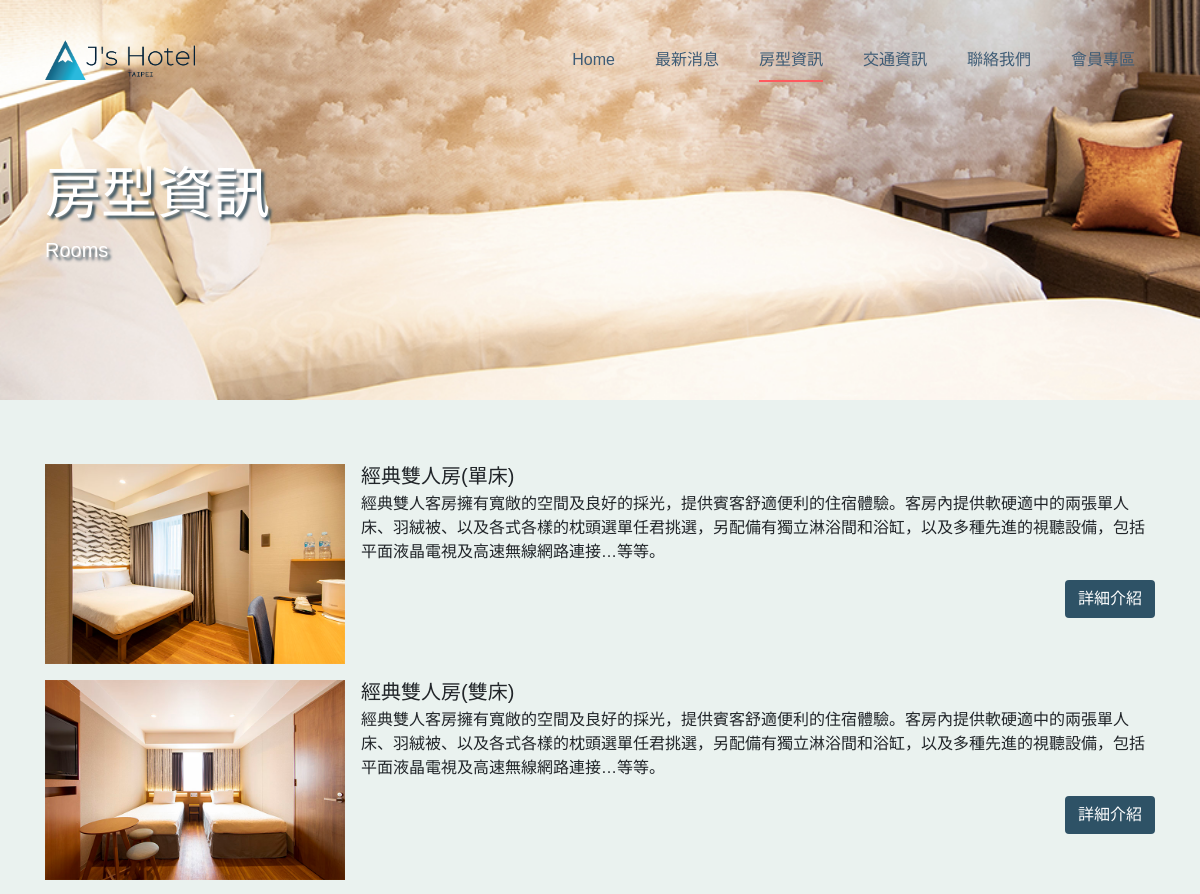
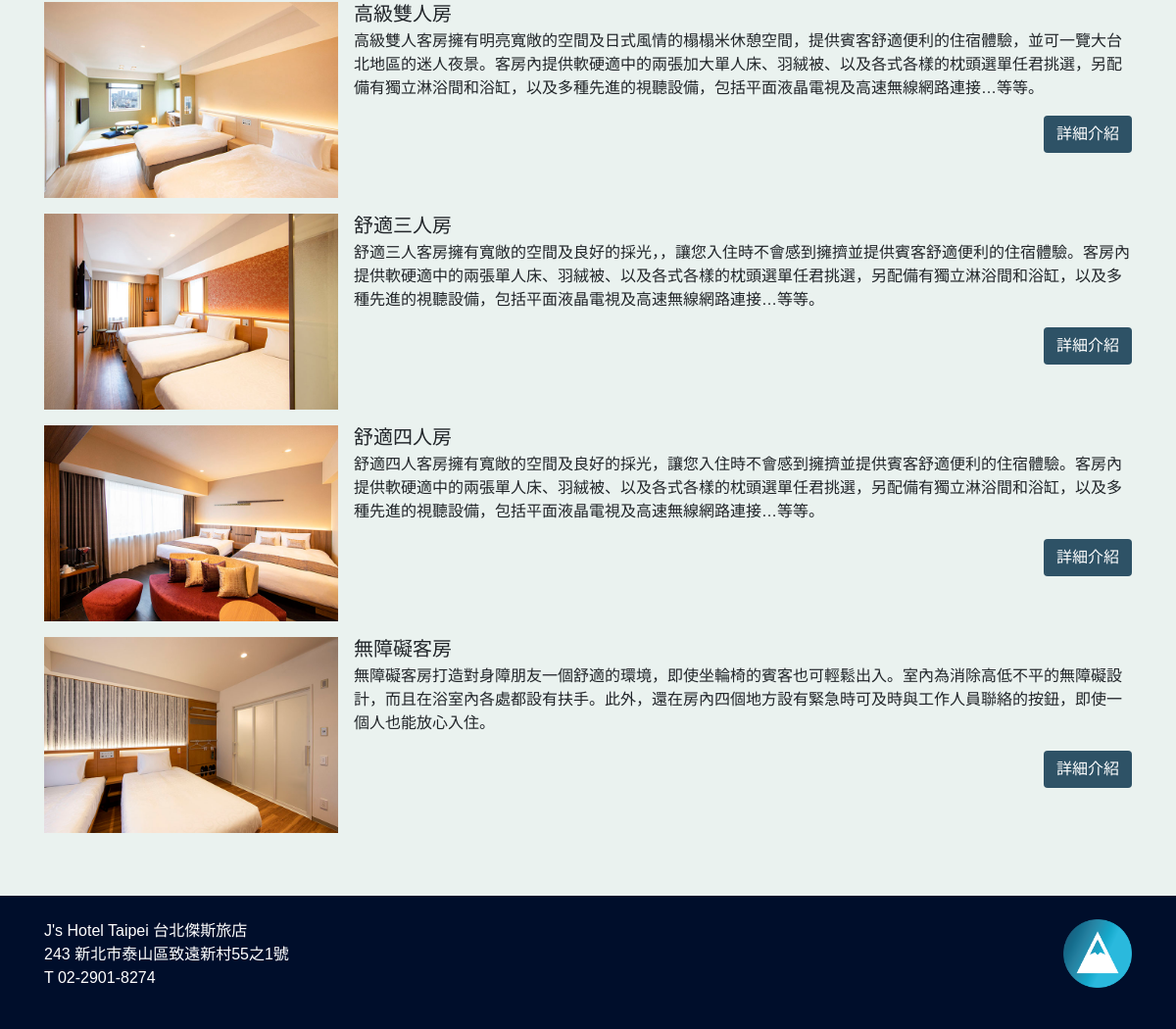
The page /rooms.php on the database its author committed (2 pictures, top to bottom).
### tables this page shows
CREATE TABLE `room` (
  `id` int(10) UNSIGNED NOT NULL,
  `name` varchar(30) NOT NULL,
  `max_person` int(11) NOT NULL,
  `room_size` varchar(30) NOT NULL,
  `total_stock` int(11) NOT NULL,
  `bed_size` varchar(30) NOT NULL,
  `price` int(11) NOT NULL,
  `picture_url_1` text NOT NULL,
  `picture_url_2` text NOT NULL,
  `picture_url_3` text NOT NULL,
  `picture_url_4` text NOT NULL,
  `introduction` text NOT NULL,
  `equipment` text NOT NULL
);

### sql.php (called while the page is built, shortened)
<?php
$db = new PDO("mysql:host=127.0.0.1;dbname=project;charset=utf8","root","");
function select($tablename, $where)
{
    global $db;
    $sql = "SELECT * FROM " . $tablename . " where " . $where;
    return $db->query($sql)->fetchAll();
}
?>

### rooms.php (the view, shortened to what this page needs)
<?php
require_once("sql.php");
?>
<!DOCTYPE html>
<html lang="en">
<head>
  <link rel="stylesheet" href="css/bootstrap.css" />
  <link rel="stylesheet" href="css/style.css" />
  <link rel="stylesheet" href="plugins/fontawsome/css/fontawesome.css">
  <link rel="stylesheet" href="plugins/datepicker/css/bootstrap-datepicker3.css">
  <link rel="stylesheet" href="plugins/datepicker/css/bootstrap-datepicker3.standalone.css">
</head>
<body>
  <nav class="navbar navbar-expand-lg navbar-dark ftco_navbar bg-dark ftco-navbar-light " id="ftco-navbar">
    <div class="container">
      <a class="navbar-brand" href="index.php"><img src="images/icon/logo_black.png" width="150" alt="logo_banner"></a>
      <div class="collapse navbar-collapse" id="ftco-nav">
        <ul class="navbar-nav ml-auto">
          <li class="nav-item"><a href="index.php" class="nav-link">Home</a></li>
          <li class="nav-item"><a href="news.php" class="nav-link">最新消息</a></li>
          <li class="nav-item active"><a href="rooms.php" class="nav-link">房型資訊</a></li>
          <li class="nav-item"><a href="traffic.php" class="nav-link">交通資訊</a></li>
          <li class="nav-item"><a href="contact.php" class="nav-link">聯絡我們</a></li>
          <?php
          if (empty($_SESSION['member'])) {
            echo '<li class="nav-item"><a class="nav-link" href="#member_login" data-toggle="modal">會員專區</a></li>';
          } else {
            echo '<li class="nav-item"><a class="nav-link" href="member_backend.php"><i class="fas fa-user mr-2"></i>' . $_SESSION['member'] . '</a></li>';
          }
          ?>
        </ul>
      </div>
    </div>
  </nav>
  <div class="jumbotron_rooms jumbotron-fluid">
    <div class="container">
      <h1 class="display-4" style="text-shadow: #2e5266 3px 3px 3px;">房型資訊</h1>
      <p class="lead" style="text-shadow: #2e5266 3px 3px 3px;">Rooms</p>
    </div>
  </div>
  <section class="bg-bluewhite py-5">
    <div class="container">
      <ul class="list-unstyled">
        <?php
        $rooms = select("room", "1");
        foreach ($rooms as $room) {
        ?>
          <li class="media d-flex flex-column flex-lg-row my-3">
            <img src="images/room/<?= $room['picture_url_1'] ?>" class="mr-3 room_img" alt="..." />
            <div class="media-body d-flex flex-column">
              <h5 class="mt-2 mt-lg-0 mb-1"><?= $room['name'] ?></h5>
              <p class="flex-grow-1"><?= $room['introduction'] ?></p>
              <div class="text-right">
                <button type="button" class="btn btn-bluegreen" onclick="op(this)">詳細介紹</button>
              </div>
            </div>
          </li>
        <?php
        }
        ?>
      </ul>
    </div>
  </section>
  <footer class="bg-midnight py-4 text-white">
    <div class="container d-flex justify-content-between">
      <ul class="list-unstyled">
        <li>J's Hotel Taipei 台北傑斯旅店</li>
        <li>243 新北市泰山區致遠新村55之1號</li>
        <li>T 02-2901-8274</li>
      </ul>
      <ul class="list-unstyled">
        <li>
          <a href="#admin_login" data-toggle="modal"><img src="images/icon/logo_circle.png" alt="service" style="width: 70px;"></img></a>
        </li>
      </ul>
    </div>
  </footer>
</body>
</html>

### css/style.css (style rules this page uses)
html,body { width: 100%; height: 100%; font-family: "Noto Sans TC", sans-serif; }
* { transition: all 0.5s; }
@media (min-width: 576px) { .room_img { width:100%; } }
@media (min-width: 768px) { .room_img { width:100%; } }
@media (min-width: 768px) { .navbar-brand { float:left; } }
@media (min-width: 992px) { .room_img { width:300px; } }
.jumbotron_rooms { background: url("../images/banner/room.jpg"); background-position: center center; background-size: cover; filter: grayscale(30%); width: 100%; height: 50%; color: white; padding: 10rem 0 !important; margin-bottom: 0rem !important; }
.bg-midnight { background-color: #000e2b; }
.bg-bluewhite { background-color: #eaf2ef; }
.btn-bluegreen { color: #fff; background-color: #2e5266; }
.navbar-dark .navbar-brand { color: #2e5266 !important; }
.ftco-navbar-light { background: transparent !important; position: absolute; left: 0; right: 0; z-index: 3; top: 10px; }
.ftco-navbar-light .navbar-nav > .nav-item > .nav-link { font-size: 16px; padding-top: 30px; padding-bottom: 30px; padding-left: 20px; padding-right: 20px; color: #3e5c76; opacity: 1 !important; }
.ftco-navbar-light .navbar-nav > .nav-item.active > a { color: #3e5c76; position: relative; }
.ftco-navbar-light .navbar-nav > .nav-item.active > a:before { content: ""; height: 2px; background: #ff5a5f; left: 20px; right: 20px; position: absolute; bottom: 20px; }

### rows shown on the page
room: picture_url_1 (picture), name "經典雙人房(單床)", introduction "經典雙人客房擁有寬敞的空間及良好的採光，提供賓客舒適便利的住宿體驗。客房內提供軟硬適中的兩張單人床、羽絨被、以及各式各樣的枕頭選單任君挑選，另配備有獨立淋浴間和浴缸，以及多種先進的視聽設備，包括平面液晶電視及高速無線網路連接…等等。"
room: picture_url_1 (picture), name "經典雙人房(雙床)", introduction "經典雙人客房擁有寬敞的空間及良好的採光，提供賓客舒適便利的住宿體驗。客房內提供軟硬適中的兩張單人床、羽絨被、以及各式各樣的枕頭選單任君挑選，另配備有獨立淋浴間和浴缸，以及多種先進的視聽設備，包括平面液晶電視及高速無線網路連接…等等。"
room: picture_url_1 (picture), name "高級雙人房", introduction "高級雙人客房擁有明亮寬敞的空間及日式風情的榻榻米休憩空間，提供賓客舒適便利的住宿體驗，並可一覽大台北地區的迷人夜景。客房內提供軟硬適中的兩張加大單人床、羽絨被、以及各式各樣的枕頭選單任君挑選，另配備有獨立淋浴間和浴缸，以及多種先進的視聽設備，包括平面液晶電視及高速無線網路連接…等等。"
room: picture_url_1 (picture), name "舒適三人房", introduction "舒適三人客房擁有寬敞的空間及良好的採光，，讓您入住時不會感到擁擠並提供賓客舒適便利的住宿體驗。客房內提供軟硬適中的兩張單人床、羽絨被、以及各式各樣的枕頭選單任君挑選，另配備有獨立淋浴間和浴缸，以及多種先進的視聽設備，包括平面液晶電視及高速無線網路連接…等等。"
room: picture_url_1 (picture), name "舒適四人房", introduction "舒適四人客房擁有寬敞的空間及良好的採光，讓您入住時不會感到擁擠並提供賓客舒適便利的住宿體驗。客房內提供軟硬適中的兩張單人床、羽絨被、以及各式各樣的枕頭選單任君挑選，另配備有獨立淋浴間和浴缸，以及多種先進的視聽設備，包括平面液晶電視及高速無線網路連接…等等。"
room: picture_url_1 (picture), name "無障礙客房", introduction "無障礙客房打造對身障朋友一個舒適的環境，即使坐輪椅的賓客也可輕鬆出入。室內為消除高低不平的無障礙設計，而且在浴室內各處都設有扶手。此外，還在房內四個地方設有緊急時可及時與工作人員聯絡的按鈕，即使一個人也能放心入住。"
